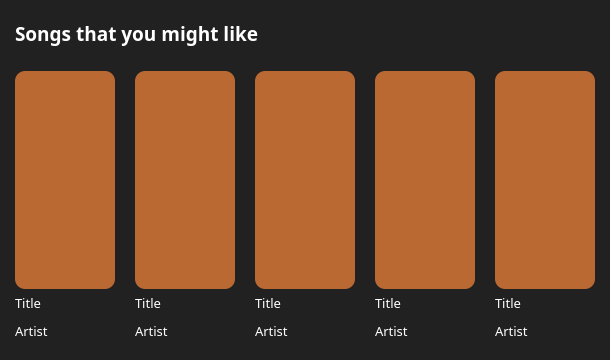
              <widget class="QWidget" name="widget_12" native="true">
               <property name="minimumSize">
                <size>
                 <width>0</width>
                 <height>360</height>
                </size>
               </property>
               <property name="maximumSize">
                <size>
                 <width>16777215</width>
                 <height>16777215</height>
                </size>
               </property>
               <property name="styleSheet">
                <string notr="true">background-color:rgb(33, 33, 33);
border-radius:15px;</string>
               </property>
               <layout class="QVBoxLayout" name="verticalLayout_313" stretch="1,6">
                <property name="spacing">
                 <number>15</number>
                </property>
                <property name="leftMargin">
                 <number>15</number>
                </property>
                <property name="topMargin">
                 <number>10</number>
                </property>
                <property name="rightMargin">
                 <number>15</number>
                </property>
                <property name="bottomMargin">
                 <number>10</number>
                </property>
                <item>
                 <widget class="QLabel" name="label_44">
                  <property name="font">
                   <font>
                    <family>Plus Jakarta Sans ExtraBold</family>
                    <pointsize>14</pointsize>
                    <weight>75</weight>
                    <bold>true</bold>
                   </font>
                  </property>
                  <property name="styleSheet">
                   <string notr="true">color: rgb(255, 255, 255);</string>
                  </property>
                  <property name="midLineWidth">
                   <number>0</number>
                  </property>
                  <property name="text">
                   <string>Songs that you might like</string>
                  </property>
                 </widget>
                </item>
                <item>
                 <layout class="QHBoxLayout" name="horizontalLayout_39" stretch="0,0,0,0,0">
                  <property name="spacing">
                   <number>20</number>
                  </property>
                  <property name="topMargin">
                   <number>0</number>
                  </property>
                  <property name="bottomMargin">
                   <number>0</number>
                  </property>
                  <item>
                   <layout class="QVBoxLayout" name="verticalLayout_314" stretch="1,0">
                    <property name="spacing">
                     <number>5</number>
                    </property>
                    <property name="bottomMargin">
                     <number>0</number>
                    </property>
                    <item>
                     <widget class="QLabel" name="label_491">
                      <property name="minimumSize">
                       <size>
                        <width>100</width>
                        <height>100</height>
                       </size>
                      </property>
                      <property name="maximumSize">
                       <size>
                        <width>16777215</width>
                        <height>16777215</height>
                       </size>
                      </property>
                      <property name="styleSheet">
                       <string notr="true">background-color: rgb(186, 105, 51);
border-radius:10px;</string>
                      </property>
                      <property name="text">
                       <string/>
                      </property>
                     </widget>
                    </item>
                    <item>
                     <layout class="QVBoxLayout" name="verticalLayout_315" stretch="1,0">
                      <property name="spacing">
                       <number>10</number>
                      </property>
                      <property name="topMargin">
                       <number>0</number>
                      </property>
                      <property name="bottomMargin">
                       <number>10</number>
                      </property>
                      <item>
                       <widget class="QLabel" name="label_492">
                        <property name="maximumSize">
                         <size>
                          <width>16777215</width>
                          <height>20</height>
                         </size>
                        </property>
                        <property name="font">
                         <font>
                          <family>Plus Jakarta Sans Medium</family>
                          <pointsize>10</pointsize>
                         </font>
                        </property>
                        <property name="styleSheet">
                         <string notr="true">color: rgb(255, 255, 255);</string>
                        </property>
                        <property name="text">
                         <string>Title</string>
                        </property>
                       </widget>
                      </item>
                      <item>
                       <widget class="QLabel" name="label_493">
                        <property name="maximumSize">
                         <size>
                          <width>16777215</width>
                          <height>18</height>
                         </size>
                        </property>
                        <property name="font">
                         <font>
                          <family>Plus Jakarta Sans Medium</family>
                          <pointsize>10</pointsize>
                         </font>
                        </property>
                        <property name="styleSheet">
                         <string notr="true">color: rgb(255, 255, 255);</string>
                        </property>
                        <property name="text">
                         <string>Artist</string>
                        </property>
                       </widget>
                      </item>
                     </layout>
                    </item>
                   </layout>
                  </item>
                  <item>
                   <layout class="QVBoxLayout" name="verticalLayout_316" stretch="5,0">
                    <property name="spacing">
                     <number>5</number>
                    </property>
                    <item>
                     <widget class="QLabel" name="label_494">
                      <property name="minimumSize">
                       <size>
                        <width>100</width>
                        <height>100</height>
                       </size>
                      </property>
                      <property name="maximumSize">
                       <size>
                        <width>16777215</width>
                        <height>16777215</height>
                       </size>
                      </property>
                      <property name="styleSheet">
                       <string notr="true">background-color: rgb(186, 105, 51);
border-radius:10px;</string>
                      </property>
                      <property name="text">
                       <string/>
                      </property>
                     </widget>
                    </item>
                    <item>
                     <layout class="QVBoxLayout" name="verticalLayout_317" stretch="0,0">
                      <property name="spacing">
                       <number>10</number>
                      </property>
                      <property name="topMargin">
                       <number>0</number>
                      </property>
                      <property name="bottomMargin">
                       <number>10</number>
                      </property>
                      <item>
                       <widget class="QLabel" name="label_495">
                        <property name="maximumSize">
                         <size>
                          <width>16777215</width>
                          <height>20</height>
                         </size>
                        </property>
                        <property name="font">
                         <font>
                          <family>Plus Jakarta Sans Medium</family>
                          <pointsize>10</pointsize>
                         </font>
                        </property>
                        <property name="styleSheet">
                         <string notr="true">color: rgb(255, 255, 255);</string>
                        </property>
                        <property name="text">
                         <string>Title</string>
                        </property>
                       </widget>
                      </item>
                      <item>
                       <widget class="QLabel" name="label_496">
                        <property name="maximumSize">
                         <size>
                          <width>16777215</width>
                          <height>18</height>
                         </size>
                        </property>
                        <property name="font">
                         <font>
                          <family>Plus Jakarta Sans Medium</family>
                          <pointsize>10</pointsize>
                         </font>
                        </property>
                        <property name="styleSheet">
                         <string notr="true">color: rgb(255, 255, 255);</string>
                        </property>
                        <property name="text">
                         <string>Artist</string>
                        </property>
                       </widget>
                      </item>
                     </layout>
                    </item>
                   </layout>
                  </item>
                  <item>
                   <layout class="QVBoxLayout" name="verticalLayout_318" stretch="6,0">
                    <property name="spacing">
                     <number>5</number>
                    </property>
                    <item>
                     <widget class="QLabel" name="label_497">
                      <property name="minimumSize">
                       <size>
                        <width>100</width>
                        <height>100</height>
                       </size>
                      </property>
                      <property name="maximumSize">
                       <size>
                        <width>16777215</width>
                        <height>16777215</height>
                       </size>
                      </property>
                      <property name="styleSheet">
                       <string notr="true">background-color: rgb(186, 105, 51);
border-radius:10px;</string>
                      </property>
                      <property name="text">
                       <string/>
                      </property>
                     </widget>
                    </item>
                    <item>
                     <layout class="QVBoxLayout" name="verticalLayout_319" stretch="1,1">
                      <property name="spacing">
                       <number>10</number>
                      </property>
                      <property name="topMargin">
                       <number>0</number>
                      </property>
                      <property name="bottomMargin">
                       <number>10</number>
                      </property>
                      <item>
                       <widget class="QLabel" name="label_498">
                        <property name="maximumSize">
                         <size>
                          <width>16777215</width>
                          <height>20</height>
                         </size>
                        </property>
                        <property name="font">
                         <font>
                          <family>Plus Jakarta Sans Medium</family>
                          <pointsize>10</pointsize>
                         </font>
                        </property>
                        <property name="styleSheet">
                         <string notr="true">color: rgb(255, 255, 255);</string>
                        </property>
                        <property name="text">
                         <string>Title</string>
                        </property>
                       </widget>
                      </item>
                      <item>
                       <widget class="QLabel" name="label_499">
                        <property name="maximumSize">
                         <size>
                          <width>16777215</width>
                          <height>18</height>
                         </size>
                        </property>
                        <property name="font">
                         <font>
                          <family>Plus Jakarta Sans Medium</family>
                          <pointsize>10</pointsize>
                         </font>
                        </property>
                        <property name="styleSheet">
                         <string notr="true">color: rgb(255, 255, 255);</string>
                        </property>
                        <property name="text">
                         <string>Artist</string>
                        </property>
                       </widget>
                      </item>
                     </layout>
                    </item>
                   </layout>
                  </item>
                  <item>
                   <layout class="QVBoxLayout" name="verticalLayout_320" stretch="6,0">
                    <property name="spacing">
                     <number>5</number>
                    </property>
                    <item>
                     <widget class="QLabel" name="label_500">
                      <property name="minimumSize">
                       <size>
                        <width>100</width>
                        <height>100</height>
                       </size>
                      </property>
                      <property name="maximumSize">
                       <size>
                        <width>16777215</width>
                        <height>16777215</height>
                       </size>
                      </property>
                      <property name="styleSheet">
                       <string notr="true">background-color: rgb(186, 105, 51);
border-radius:10px;</string>
                      </property>
                      <property name="text">
                       <string/>
                      </property>
                     </widget>
                    </item>
                    <item>
                     <layout class="QVBoxLayout" name="verticalLayout_321" stretch="1,1">
                      <property name="spacing">
                       <number>10</number>
                      </property>
                      <property name="topMargin">
                       <number>0</number>
                      </property>
                      <property name="bottomMargin">
                       <number>10</number>
                      </property>
                      <item>
                       <widget class="QLabel" name="label_501">
                        <property name="maximumSize">
                         <size>
                          <width>16777215</width>
                          <height>20</height>
                         </size>
                        </property>
                        <property name="font">
                         <font>
                          <family>Plus Jakarta Sans Medium</family>
                          <pointsize>10</pointsize>
                         </font>
                        </property>
                        <property name="styleSheet">
                         <string notr="true">color: rgb(255, 255, 255);</string>
                        </property>
                        <property name="text">
                         <string>Title</string>
                        </property>
                       </widget>
                      </item>
                      <item>
                       <widget class="QLabel" name="label_502">
                        <property name="maximumSize">
                         <size>
                          <width>16777215</width>
                          <height>18</height>
                         </size>
                        </property>
                        <property name="font">
                         <font>
                          <family>Plus Jakarta Sans Medium</family>
                          <pointsize>10</pointsize>
                         </font>
                        </property>
                        <property name="styleSheet">
                         <string notr="true">color: rgb(255, 255, 255);</string>
                        </property>
                        <property name="text">
                         <string>Artist</string>
                        </property>
                       </widget>
                      </item>
                     </layout>
                    </item>
                   </layout>
                  </item>
                  <item>
                   <layout class="QVBoxLayout" name="verticalLayout_322" stretch="6,0">
                    <property name="spacing">
                     <number>5</number>
                    </property>
                    <item>
                     <widget class="QLabel" name="label_503">
                      <property name="minimumSize">
                       <size>
                        <width>100</width>
                        <height>100</height>
                       </size>
                      </property>
                      <property name="maximumSize">
                       <size>
                        <width>16777215</width>
                        <height>500</height>
                       </size>
                      </property>
                      <property name="styleSheet">
                       <string notr="true">background-color: rgb(186, 105, 51);
border-radius:10px;</string>
                      </property>
                      <property name="text">
                       <string/>
                      </property>
                     </widget>
                    </item>
                    <item>
                     <layout class="QVBoxLayout" name="verticalLayout_323" stretch="1,1">
                      <property name="spacing">
                       <number>10</number>
                      </property>
                      <property name="topMargin">
                       <number>0</number>
                      </property>
                      <property name="bottomMargin">
                       <number>10</number>
                      </property>
                      <item>
                       <widget class="QLabel" name="label_504">
                        <property name="maximumSize">
                         <size>
                          <width>16777215</width>
                          <height>20</height>
                         </size>
                        </property>
                        <property name="font">
                         <font>
                          <family>Plus Jakarta Sans Medium</family>
                          <pointsize>10</pointsize>
                         </font>
                        </property>
                        <property name="styleSheet">
                         <string notr="true">color: rgb(255, 255, 255);</string>
                        </property>
                        <property name="text">
                         <string>Title</string>
                        </property>
                       </widget>
                      </item>
                      <item>
                       <widget class="QLabel" name="label_505">
                        <property name="maximumSize">
                         <size>
                          <width>16777215</width>
                          <height>18</height>
                         </size>
                        </property>
                        <property name="font">
                         <font>
                          <family>Plus Jakarta Sans Medium</family>
                          <pointsize>10</pointsize>
                         </font>
                        </property>
                        <property name="styleSheet">
                         <string notr="true">color: rgb(255, 255, 255);</string>
                        </property>
                        <property name="text">
                         <string>Artist</string>
                        </property>
                       </widget>
                      </item>
                     </layout>
                    </item>
                   </layout>
                  </item>
                 </layout>
                </item>
               </layout>
              </widget>
